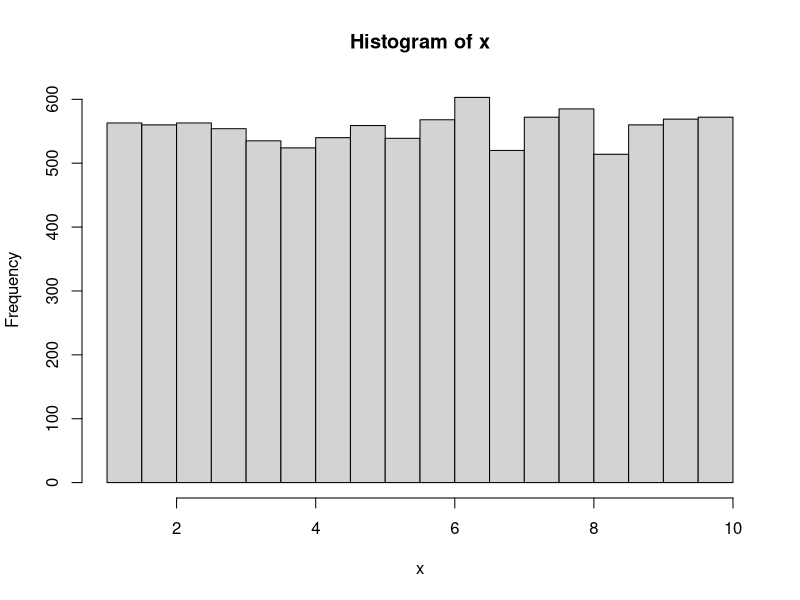
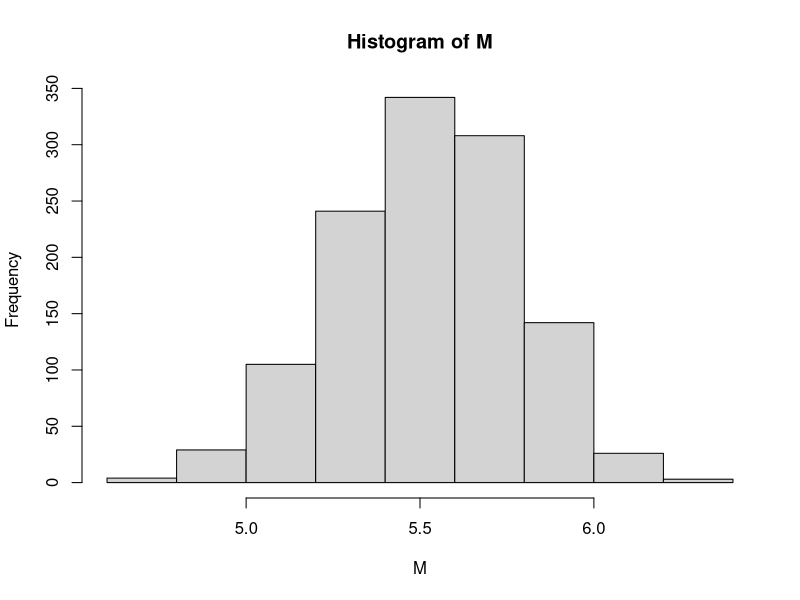

Here is the R script that generated these plots, in order:
n <- 10000

# Make x a vector of "n" random numbers between "min" and "max"
x <- runif( n, min=1, max=10 )

# Write a histogram of those random numbers. Since they are random, the
# histogram should be uniformly distributed - flat.
hist( x )

# Size of the array M, ie how many peices of data are used - the more that are
# used, the more like a normal distribution the data will appear.
N <- 1200

# Initialise M with N spaces filled with nothing.
M <- rep(NA,N)

for( i in 1:N ) {
	# Fill X with a sample of size 100 from the random numbers in x
	X <- sample( x, 100 )
	# Add the mean of this sample to the array M
	M[i] <- mean(X)
}

M

# Plot a histogram of the data in M
hist( M )
